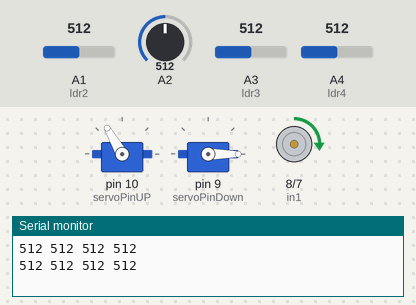
A sketch run on a simulated Arduino Uno, built with avr-gcc and run on an emulated ATmega328P. Parts: 2 × servo, motor-driver pin pairs drawn as motors (green arrow = first pin HIGH = forward, orange = second pin HIGH = backward, longer = more drive, scaled by the enable pin), the last lines printed to the serial monitor. Inputs (shaded band) come from the test bench; at power-on: A2 = 512, A1 (ldr2) = 512, A3 (ldr3) = 512, A4 (ldr4) = 512.

Above: at 10.9 s.
11.0 s: A2 set to 290
At 14.7 s:
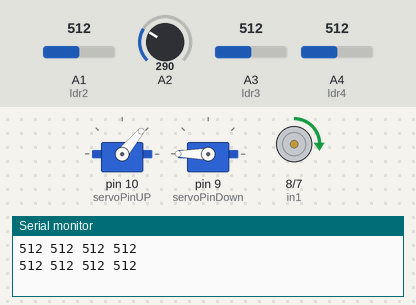
20.3 s: A2 set to 315
At 27.1 s:
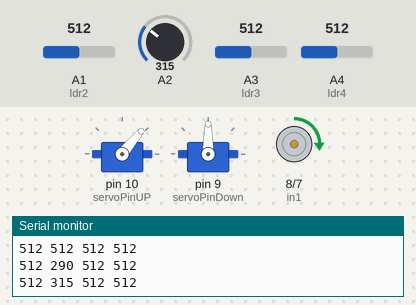
30.1 s: A2 set to 30
At 37.6 s:
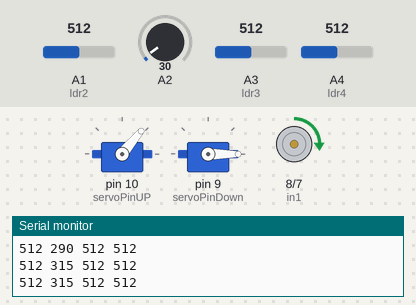
39.4 s: A2 set to 306
At 42.7 s:
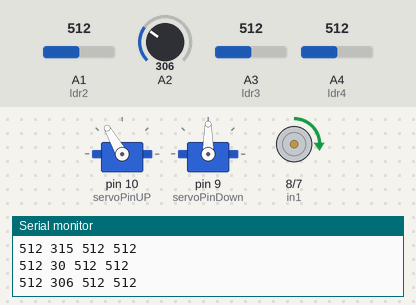
Timing chart, 0 to 50.6 s (numbered marks = the images above; inputs shaded):
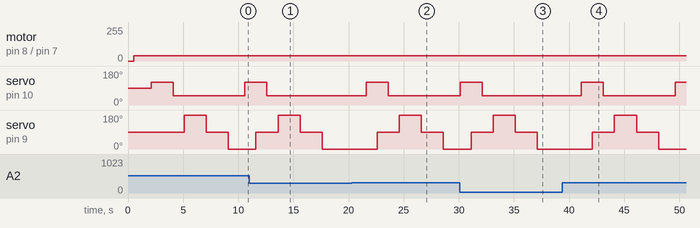

The sketch:

MotorTest.ino
```cpp
#define in1 8
#define in2 7
#define enA 6
#define SetSpeed 40
#define servoPinDown 9
#define servoPinUP 10
#define ldr1 A0
#define ldr2 A1
#define ldr3 A3
#define ldr4 A4
#define ldr5 A5
#define threshold 300

#include <Servo.h>
int openclose = 0;// 0 means close // 1 means open
Servo ServoUp;
Servo ServoDown;
int ldr_reading[5];
void setup() {
  // put your setup code here, to run once:
  pinMode(in1, OUTPUT);
  pinMode(in2, OUTPUT);
  pinMode(enA, OUTPUT);
  pinMode(ldr1, INPUT);
  pinMode(ldr2, INPUT);
  pinMode(ldr3, INPUT);
  pinMode(ldr4, INPUT);
  pinMode(ldr5, INPUT);
  ServoUp.attach(servoPinUP);
  ServoDown.attach(servoPinDown);
  Serial.begin(9600);
}

void loop() {

  // LDR_Reading Take
  for (int i = 1; i < 5; i++)
  {
    ldr_reading[i] = analogRead(i);
//    Serial.print(i);
//    Serial.print(" ");
    Serial.print(ldr_reading[i]);
    Serial.print(" ");
  }
  delay(500);
  Serial.println();

  int count = 0;
  for (int i = 1; i < 5; i++)
  {
    if (ldr_reading[i] >= threshold)
    {
      count++;
    }
  }
  //open();
  //close();
  //servoUpControl();
  //servoUpControl(50);
  //servoDownControl(0);
  // Checking
  // if (Serial.available())
  // {
  //   char s = Serial.read();
  //   if (s == 'd')
  //   {
  //     Serial.read();
  //     int x = Serial.read();
  //     servoDownControl(x);
  //   }
  //   if (s == 'u')
  //   {
  //     Serial.read();
  //     int y = Serial.read();
  //     servoUpControl(y);
  //   }
  // }
   if (count >= 1 && openclose == 0)
   {
    open();
    openclose = 1;
   }
   if (count >= 4)
   {
     servoUpControl(120);
     servoDownControl(90);
   }
   if (ldr_reading[1] >= threshold && ldr_reading[2] >= threshold)
   {
     servoUpControl(50);
     servoDownControl(180);
   }
   if (ldr_reading[2] >= threshold && ldr_reading[3] >= threshold)
   {
      servoUpControl(50);
      servoDownControl(90);
   }
   if (ldr_reading[3] >= threshold && ldr_reading[4] >= threshold)
   {
      servoUpControl(50);
      servoDownControl(0);
   }
   if (count == 0 && openclose ==1)
   {
      close();
   }
}
void open()
{
  analogWrite(enA, SetSpeed);
  digitalWrite(in1, HIGH);
  digitalWrite(in2, LOW);
  delay(800);
  delay(800);
}
void close()
{
  analogWrite(enA, SetSpeed);
  digitalWrite(in1, LOW);
  digitalWrite(in2, HIGH);
  delay(800);
  delay(800);
}
void servoUpControl(int angle1)
{
  ServoUp.write(angle1);
  delay(1000);
}
void servoDownControl(int angle2)
{
  ServoDown.write(angle2);
  delay(1000);
}
void servoUpControl()
{
 ServoUp.write(0);
 delay(1000);
 ServoUp.write(90);
 delay(1100);
 ServoUp.write(180);
 delay(1000);
 ServoUp.write(90);
 delay(1000);
}
//void servoDownControl()
//{
//  ServoDown.write(0);
//  delay(1000);
//  //delay(1000);
//  ServoDown.write(90);
//  delay(1100);
//  //delay(1000);
//  ServoDown.write(180);
//  delay(1000);
//  ServoDown.write(90);
//  delay(1000);
//}
```

Measured:
- the behaviour switches between 299 and 300 on A2 (found by bisection; images 1 and 2)
- after the input at 11.0 s, servo on pin 10 (servoPinUP): goes on until 12.6 s, then stays 50°
- after the input at 20.3 s, servo on pin 10 (servoPinUP): 50° → 120° after 1.3 s, → 50° 2.0 s later; servo on pin 9 (servoPinDown): 0° → 90° after 2.3 s, → 180° 2.0 s later, → 90° 2.0 s later, → 0° 2.0 s later
- after the input at 30.1 s, servo on pin 10 (servoPinUP): goes on until 32.1 s, then stays 50°
- after the input at 39.4 s, servo on pin 10 (servoPinUP): 50° → 120° after 1.7 s, → 50° 2.0 s later, → 120° 6.5 s later; servo on pin 9 (servoPinDown): 0° → 90° after 2.7 s, → 180° 2.0 s later, → 90° 2.0 s later, → 0° 2.0 s later
